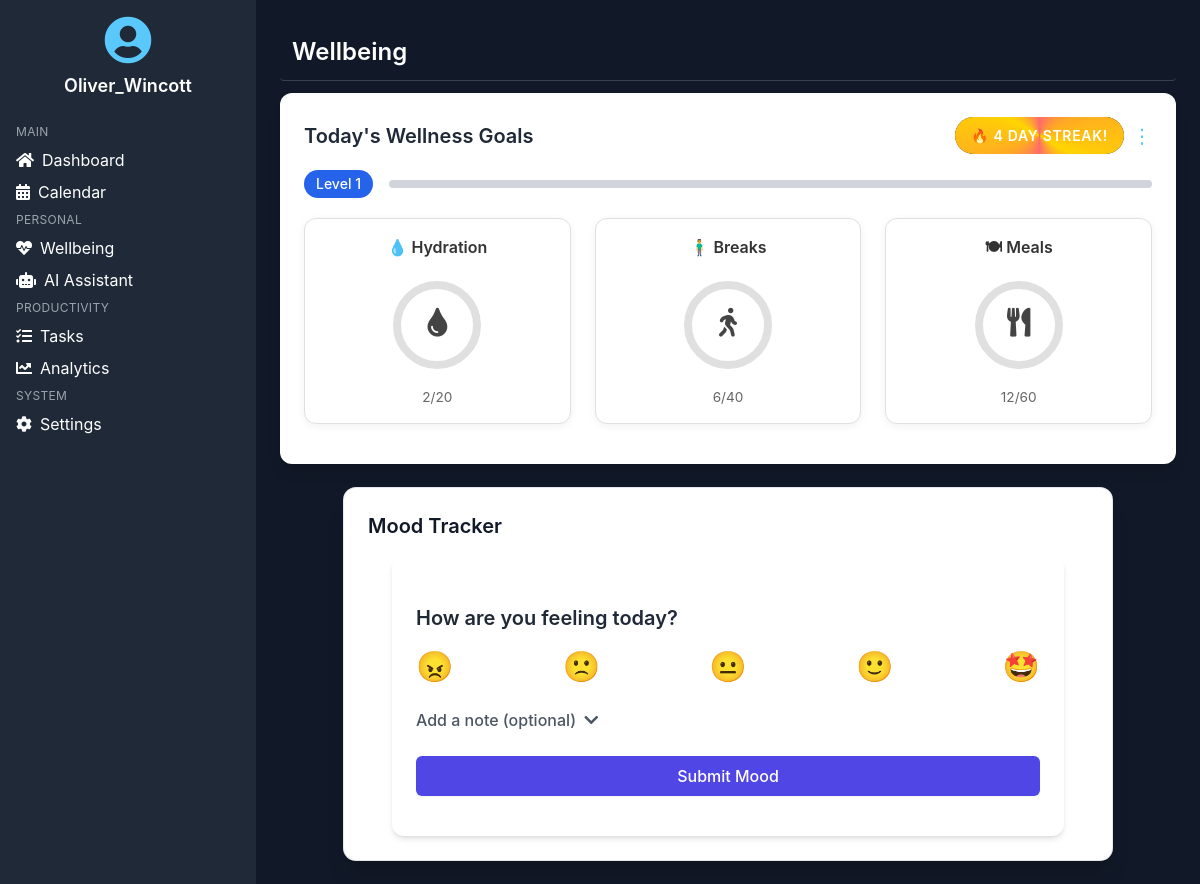
The page /wellbeing/ (signed in) on the database as committed earlier.
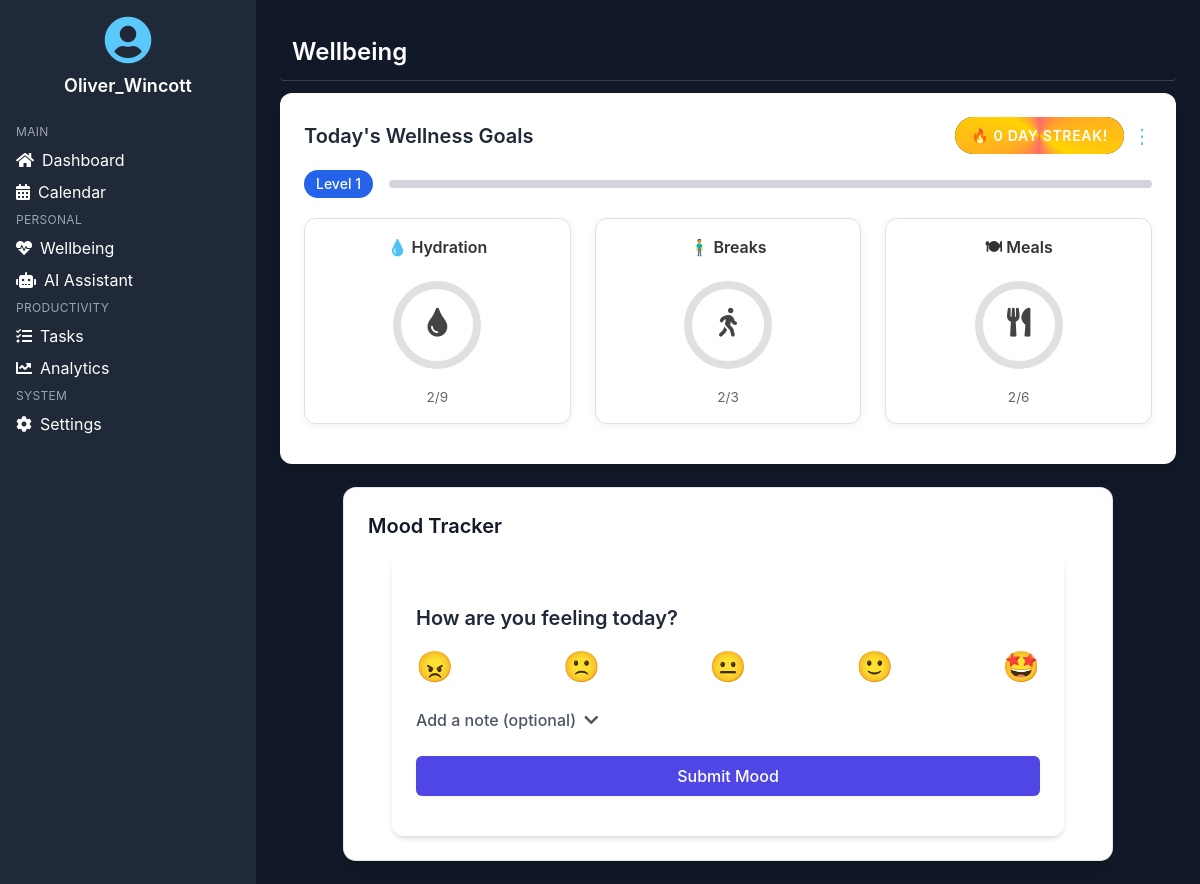
The same page on the database as committed later.
### calendar_app/models.py (models this page shows, shortened)
class DailyWellness(models.Model):
    user = models.ForeignKey(User, on_delete=models.CASCADE)
    date = models.DateField(default=date.today)
    water_intake = models.IntegerField(default=0)
    movement_breaks = models.IntegerField(default=0)
    healthy_meals = models.IntegerField(default=0)
    water_goal = models.IntegerField(default=8)
    breaks_goal = models.IntegerField(default=3)
    meals_goal = models.IntegerField(default=3)
    goal_completed = models.BooleanField(default=False)  # for streaks
    level = models.IntegerField(default=1)               # for gamification
    xp = models.IntegerField(default=0)                  # experience points

### calendar_app/views.py (the view)
# urls.py: path('wellbeing/', views.wellbeing_view, name='wellbeing'),
@login_required
def wellbeing_view(request):
    reminders = Reminder.objects.filter(user=request.user)
    wellness, created = DailyWellness.objects.get_or_create(
        user=request.user,
        date=date.today()
    )
    streak = calculate_streak(request.user)
    return render(request, 'wellbeing.html', {
        'reminders': reminders,
        'wellness': wellness,
        'wellness_streak': streak
    })

### calendar_app/views.py (called while the page is built)
def calculate_streak(user):
    today = date.today()
    streak = 0
    for i in range(0, 100):  # Check up to 100 days back
        day = today - timedelta(days=i)
        try:
            wellness = DailyWellness.objects.get(user=user, date=day)
            if wellness.goal_completed:
                streak += 1
            else:
                break
        except DailyWellness.DoesNotExist:
            break
    return streak

### calendar_app/templates/wellbeing.html (shortened to what this page needs)
{% load static %}
{% block head %}
<script src="https://cdn.tailwindcss.com"></script>
<link rel="stylesheet" href="https://cdnjs.cloudflare.com/ajax/libs/font-awesome/5.15.3/css/all.min.css"/>
{% endblock head %}
{% block content %}
<div class="min-h-screen bg-gray-900 text-white font-sans">
  <div class="flex flex-col md:flex-row">
    {% include 'includes/sidebar.html' %}
    <main class="flex-1 p-4 md:p-6">
      {% include 'includes/topbar.html' with page_title="Wellbeing" %}
      <section class="mb-6">
        <div class="bg-white text-gray-800 rounded-xl shadow-lg p-6">
          <div class="flex justify-between items-center mb-4">
            <h3 class="text-xl font-semibold">Today's Wellness Goals</h3>
            <div class="flex items-center space-x-2">
              <span class="streak-fire-badge">
                🔥 {{ wellness_streak }} day streak!
              </span>
              <button class="text-primary hover:text-blue-600 text-xl" id="editGoalsBtn" title="Edit Wellness Goals">&#8942;</button>
            </div>
          </div>
          <div class="flex items-center space-x-4 mb-5">
            <span id="wellness-level" class="bg-blue-600 text-white text-sm font-medium px-3 py-1 rounded-full">Level 1</span>
            <div class="flex-1 bg-gray-300 rounded-full h-2 overflow-hidden">
            </div>
          </div>
          {% include 'includes/wellness_stats.html' %}
        </div>
      </section>
      <section class="w-full flex justify-center">
        <div class="max-w-3xl w-full bg-white text-gray-900 rounded-xl p-6 shadow-xl ring-1 ring-gray-200">
          <h3 class="text-xl font-semibold mb-4">Mood Tracker</h3>
          {% include 'includes/mood_tracker.html' %}
        </div>
      </section>
    </main>
  </div>
</div>
{% endblock %}

### calendar_app/templates/includes/sidebar.html
<aside class="w-full md:w-64 h-screen bg-gray-800 text-white p-4 flex flex-col sticky top-0">
  <div class="text-center mb-6">
    <i class="fas fa-user-circle text-5xl mb-2 text-primary"></i>
    <h4 class="text-lg font-semibold">{{ user.get_full_name|default:user.username }}</h4>
  </div>
  <nav class="flex-grow">
    <ul class="space-y-2">
      <li class="text-xs uppercase tracking-wide text-gray-400">Main</li>
      <li><a href="{% url 'dashboard' %}" class="flex items-center gap-2 text-white hover:text-primary"><i class="fas fa-home"></i> Dashboard</a></li>
      <li><a href="{% url 'calendar' %}" class="flex items-center gap-2 text-white hover:text-primary"><i class="fas fa-calendar-alt"></i> Calendar</a></li>
      <li class="mt-6 text-xs uppercase tracking-wide text-gray-400">Personal</li>
      <li><a href="{% url 'wellbeing' %}" class="flex items-center gap-2 text-white hover:text-primary"><i class="fas fa-heartbeat"></i> Wellbeing</a></li>
      <li><a href="{% url 'ai_assistant' %}" class="flex items-center gap-2 text-white hover:text-primary"><i class="fas fa-robot"></i> AI Assistant</a></li>
      <li class="mt-6 text-xs uppercase tracking-wide text-gray-400">Productivity</li>
      <li><a href="{% url 'tasks' %}" class="flex items-center gap-2 text-white hover:text-primary"><i class="fas fa-tasks"></i> Tasks</a></li>
      <li><a href="{% url 'analytics' %}" class="flex items-center gap-2 text-white hover:text-primary"><i class="fas fa-chart-line"></i> Analytics</a></li>
      <li class="mt-6 text-xs uppercase tracking-wide text-gray-400">System</li>
      <li><a href="#" class="flex items-center gap-2 text-white hover:text-primary"><i class="fas fa-cog"></i> Settings</a></li>
    </ul>
  </nav>
</aside>

### calendar_app/templates/includes/topbar.html
<div class="row align-items-center mb-3 rounded p-3 top-bar border-b border-gray-700">
  <div class="col">
    <h2 class="mb-0 text-2xl font-semibold text-white">{{ page_title }}</h2>
  </div>
</div>

### calendar_app/templates/includes/wellness_stats.html (shortened to what this page needs)
<div class="wellness-stats-container">
  <div class="wellness-card" data-type="water">
    <h6>💧 Hydration</h6>
    <div class="progress-ring">
      <svg width="100" height="100">
        <circle class="bg" cx="50" cy="50" r="40" />
        <circle class="progress" cx="50" cy="50" r="40" stroke-dasharray="251.2" stroke-dashoffset="251.2" />
      </svg>
      <button class="progress-ring-icon update-btn" data-goal="water">
        <i class="fas fa-tint"></i>
      </button>
    </div>
    <div class="goal-text">
      <span id="water-progress">
        {{ wellness.water_intake|default:0 }}/{{ wellness.water_goal|default:8 }}
      </span>
    </div>
  </div>
  <div class="wellness-card" data-type="breaks">
    <h6>🧍‍♂️ Breaks</h6>
    <div class="progress-ring">
      <svg width="100" height="100">
        <circle class="bg" cx="50" cy="50" r="40" />
        <circle class="progress" cx="50" cy="50" r="40" stroke-dasharray="251.2" stroke-dashoffset="251.2" />
      </svg>
      <button class="progress-ring-icon update-btn" data-goal="breaks">
        <i class="fas fa-walking"></i>
      </button>
    </div>
    <div class="goal-text">
      <span id="breaks-progress">
        {{ wellness.movement_breaks|default:0 }}/{{ wellness.breaks_goal|default:3 }}
      </span>
    </div>
  </div>
  <div class="wellness-card" data-type="meals">
    <h6>🍽 Meals</h6>
    <div class="progress-ring">
      <svg width="100" height="100">
        <circle class="bg" cx="50" cy="50" r="40" />
        <circle class="progress" cx="50" cy="50" r="40" stroke-dasharray="251.2" stroke-dashoffset="251.2" />
      </svg>
      <button class="progress-ring-icon update-btn" data-goal="meals">
        <i class="fas fa-utensils"></i>
      </button>
    </div>
    <div class="goal-text">
      <span id="meals-progress">
        {{ wellness.healthy_meals|default:0 }}/{{ wellness.meals_goal|default:3 }}
      </span>
    </div>
  </div>
</div>

### calendar_app/templates/includes/mood_tracker.html (shortened to what this page needs)
<div class="max-w-2xl mx-auto p-6 bg-white rounded-xl shadow-md">
  <form id="mood-form" method="post" class="space-y-6">
    <div>
      <label class="block text-xl font-semibold text-gray-800 mb-4">How are you feeling today?</label>
      <div class="flex justify-between items-center gap-2 text-3xl">
        <button type="button" class="emoji-btn text-gray-400 hover:text-red-500" data-rating="1" title="Very Bad 😠">😠</button>
        <button type="button" class="emoji-btn text-gray-400 hover:text-orange-400" data-rating="3" title="Bad 🙁">🙁</button>
        <button type="button" class="emoji-btn text-gray-400 hover:text-yellow-400" data-rating="5" title="Okay 😐">😐</button>
        <button type="button" class="emoji-btn text-gray-400 hover:text-green-500" data-rating="7" title="Good 🙂">🙂</button>
        <button type="button" class="emoji-btn text-gray-400 hover:text-blue-500" data-rating="10" title="Excellent 🤩">🤩</button>
      </div>
    </div>
    <div>
      <label class="block font-medium text-gray-600 cursor-pointer toggle-note">
        Add a note (optional) <i class="fas fa-chevron-down ml-1"></i>
      </label>
    </div>
    <button type="submit" class="w-full bg-indigo-600 hover:bg-indigo-700 text-white font-medium py-2 px-4 rounded-md shadow-sm transition duration-200 mood-submit">
      Submit Mood
    </button>
  </form>
</div>

### calendar_app/templates/wellbeing.html (style rules this page uses)
.streak-fire-badge { position: relative; border-radius: 9999px; background: #111; z-index: 1; overflow: hidden; display: inline-flex; align-items: center; justify-content: center; padding: 0.5rem 1rem; font-size: 0.875rem; font-weight: 600; color: white; text-transform: uppercase; letter-spacing: 0.05em; }
.streak-fire-badge::before { content: ''; position: absolute; inset: -2px; z-index: -1; border-radius: inherit; background: conic-gradient( from 0deg, #ff6b6b, #ffa726, #ffd600, #ff6b6b, #ffa726, #ffd600, #ff6b6b ); animation: firePulse 2.5s ease-in-out infinite; padding: 2px; mask: linear-gradient(#0000 0 0) content-box, linear-gradient(#000 0 0); -webkit-mask: linear-gradient(#0000 0 0) content-box, linear-gradient(#000 0 0); mask-composite: exclude; -webkit-mask-composite: destination-out; }

### calendar_app/templates/includes/wellness_stats.html (style rules this page uses)
.wellness-stats-container { display: flex; flex-wrap: wrap; gap: 1.5rem; justify-content: space-between; margin-bottom: 1rem; }
.wellness-card { flex: 1; min-width: 200px; background-color: #ffffff; border: 1px solid #e0e0e0; border-radius: 12px; padding: 1rem; text-align: center; box-shadow: 0 2px 8px rgba(0, 0, 0, 0.06); transition: transform 0.2s ease; }
.wellness-card h6 { font-weight: 600; font-size: 1rem; margin-bottom: 1rem; color: #333; }
.progress-ring { position: relative; width: 100px; height: 100px; margin: 0 auto 12px; }
.progress-ring svg { transform: rotate(-90deg); }
.progress-ring-icon { position: absolute; top: 50%; left: 50%; transform: translate(-50%, -55%); font-size: 1.8rem; color: #444; z-index: 1; cursor: pointer; background: none; border: none; }
.goal-text { font-size: 0.85rem; color: #666; }

### calendar_app/templates/includes/mood_tracker.html (style rules this page uses)
.emoji-btn { transition: transform 0.2s ease-in-out; }

Rows that differ between the two databases and show on the page:
changed DailyWellness: water_goal "20" → "9"; movement_breaks "6" → "2"; breaks_goal "40" → "3"; healthy_meals "12" → "2"; meals_goal "60" → "6"
Other text that changed with them:
{{ wellness_streak }}: "4" → "0"
